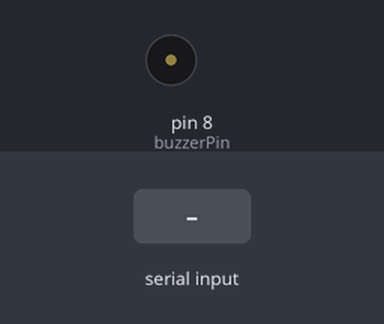
Simulated run of this sketch. Board: Arduino Uno, built with avr-gcc and run on an emulated ATmega328P. Shown: buzzer (waves = sounding, pin HIGH). The test bench sets the inputs (shaded band).

Above: at 1.2 s.
1.3 s: "1" received over Serial
At 1.8 s:
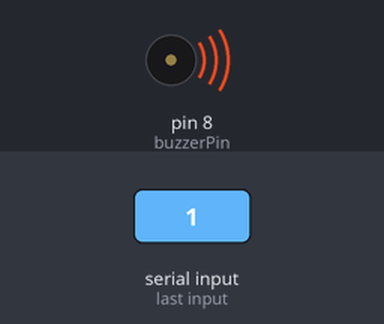
Timing chart, 0 to 5.8 s (numbered marks = the images above; inputs shaded):
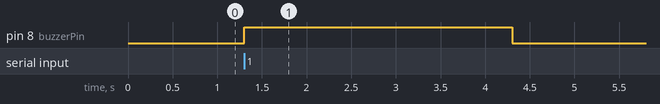

Measured:
- after the input at 1.3 s, pin 8 (buzzerPin): LOW → HIGH at once, → LOW 3.0 s later

The sketch:

buzzer_control.ino
```cpp
// Arduino Buzzer Control via Serial
const int buzzerPin = 8;
void setup() {
  pinMode(buzzerPin, OUTPUT);
  Serial.begin(9600);
}
void loop() {
  if (Serial.available() > 0) {
    char signal = Serial.read();
    if (signal == '1') {
      digitalWrite(buzzerPin, HIGH);
      delay(3000); // Buzzer on for 3 seconds
      digitalWrite(buzzerPin, LOW);
    }
  }
}
```
